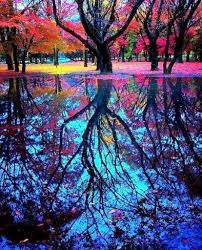
#> input picture K means Image compression/colorImage1.png, 202 x 250 px, found by its file name
$ jupyter execute --allow-errors KMeansImage.ipynb   (shell and % lines are left out)
#> lines starting #> are read from the running program, lines starting #| are printed output that depends on the picture; long printed decimals are rounded
#> further down, original_img is the input picture: shape (250, 202, 3) float32; mean R, G, B 0.308, 0.298, 0.439
### K means Image compression/utils.py
import numpy as np
import matplotlib.pyplot as plt
from PIL import Image
import requests
from io import BytesIO

def test():
    version=1.3
    print(f'utils.py version:{version}')

# [92 lines left out: functions plot_costs, download_from_gdrive, plot_kMeans_RGB, not called in this run]

def plot_rgb_3d(image, title= '3D RGB Color Distribution', sample_size=10000):
    if isinstance(image, str):  # If input is a file path, load the image
        img = Image.open(image).convert("RGB")
        pixels = np.array(img, dtype=np.float32).reshape(-1, 3)  # Convert to float
    elif isinstance(image, np.ndarray):  # If input is already a NumPy array
        pixels = image.astype(np.float32).reshape(-1, 3)*255  # Ensure float type
    else:
        raise ValueError("Input should be a file path or a NumPy array.")

    if len(pixels) > sample_size:
        pixels = pixels[np.random.choice(len(pixels), sample_size, replace=False)]

    r, g, b = pixels[:, 0], pixels[:, 1], pixels[:, 2]

    fig = plt.figure(figsize=(10, 8))
    ax = fig.add_subplot(111, projection="3d")
    ax.scatter(r, g, b, c=pixels / 255.0, marker="o", alpha=0.6, edgecolors="w", linewidth=0.2)

    ax.set_xlabel("Red Channel", fontsize=12)
    ax.set_ylabel("Green Channel", fontsize=12)
    ax.set_zlabel("Blue Channel", fontsize=12)
    ax.set_title(title, fontsize=14, fontweight="bold")

    # Adjust margins manually to ensure labels are not cut off
    plt.subplots_adjust(left=0.1, right=0.9, top=0.9, bottom=0.15)  # Adjust these values if necessary

    plt.show()


def show_centroid_colors(centroids):
    palette = np.expand_dims(centroids, axis=0)
    num = np.arange(0,len(centroids))
    plt.figure(figsize=(16, 16))
    plt.xticks(num)
    plt.yticks([])
    plt.imshow(palette)

def display_images(images, titles):
    # Check that the number of images and titles match
    if len(images) != len(titles):
        raise ValueError("The number of images and titles must be the same.")

    # Calculate the grid size (rows and columns)
    num_images = len(images)
#> num_images = 1
    cols = 3  # Number of columns in the grid
    rows = (num_images // cols) + (num_images % cols > 0)  # Calculate rows needed
#> rows = 1

    fig, axes = plt.subplots(rows, cols, figsize=(15, rows * 5))  # Increase figure size for better scaling

    # Flatten the axes array for easy iteration
    axes = axes.flatten()

    for i in range(num_images):
        axes[i].imshow(images[i])  # Display the image
        axes[i].set_title(titles[i], fontsize=12, fontweight='bold')  # Set title with nicer font
        axes[i].axis('off')  # Hide axes

    # Turn off any remaining empty axes
    for i in range(num_images, len(axes)):
        axes[i].axis('off')
#> this loop made 2 passes

    # Adjust layout to prevent overlapping titles and images
    plt.subplots_adjust(wspace=0.1, hspace=0.3)  # Decrease space between images
    plt.show()


### K means Image compression/KMeansImage.ipynb
# K-Means Image Compression

In this notebook, we demonstrate how to compress an image using the K-Means clustering algorithm. The key idea is to reduce the number of unique colors in the image, thereby decreasing storage size while preserving visual quality.

[cell 1]
import numpy as np
import matplotlib.pyplot as plt
import requests
import os
import importlib
import time
import cv2
from tqdm.notebook import tqdm
from PIL import Image

# Changing Configurations

You can modify some default values to experiment with the notebook. The configurable parameters include:

- **K** (currently set to 16): The number of clusters (colors) the image will be compressed to.
- **K2** (currently set to 3): An alternative number of clusters for compression.
- **ImageURL**: You can provide your own **Google Drive** Image URL.

[cell 2]
K = 16
K2 = 3
ImageURL = None#Replace None with: '<Your Google Drive URL>'

## Uploading Required Files

The `upload_file` function helps keep the notebook organized. We will use it later to upload `utils.py`, which contains plotting methods, and a sample image (`.png`) for experimentation.

[cell 3]
def upload_file(f_name, override=False, external_image=False):
  url = f'https://raw.githubusercontent.com/orwertheim/PublicProjects/main/K%20means%20Image%20compression/{f_name}'

  if external_image:
    if 'drive.google.com/file/d/' in f_name:
            # Extract the file ID
            file_id = f_name.split('/file/d/')[1].split('/')[0]
            print(f"Detected Google Drive file with ID: {file_id}")

            destination = 'image.png'
            if utils.download_from_gdrive(file_id, destination):
                return destination
            else:
                return None
    else:
      print('Not a Google Drive Image URL!')
      return None

  if override or not os.path.exists(f_name):
    timestamp = int(time.time())
    url = f'{url}?t={timestamp}'

  response = requests.get(url)
  if response.status_code == 200:
      with open(f_name, 'wb') as f:
        f.write(response.content)
  else:
    print(f'Error response: {response.status_code}')
  return f_name  # Return the existing filename

[cell 4]
upload_file('utils.py', override=True)
import utils

## Understanding the Image Data

As with any machine learning task, we first need to understand our data. Below is the original image we will be working with.

[cell 5]
filename = "colorImage1.png"
if ImageURL is None:
  upload_file('colorImage1.png')
else:
  filename = upload_file(ImageURL, external_image=True)

original_img = plt.imread(filename)
original_img = original_img[:, :, :3]  # Keep only the first 3 channels remove transparancy

# Limit the image resolution to reduce compute time
if(original_img.shape[0] > 250):
  # Calculate the new height (rows)
  new_height = 250
  aspect_ratio = original_img.shape[1] / original_img.shape[0]
  new_width = int(new_height * aspect_ratio)

  # Resize the image
  original_img = cv2.resize(original_img, (new_width, new_height))

utils.display_images([original_img],['Original Image'])

Let's examine the shape and contents of the image data.

[cell 6]
print(f'The image shape is: {original_img.shape}')
#| The image shape is: (250, 202, 3)
print(f'The Image is in RGB format, the content of the first five pixel is: {original_img[0,:5]}')
#| The Image is in RGB format, the content of the first five pixel is: [[0.8706 0.2549 0.2353]
#|  [0.9137  0.3098 0.3098]
#|  [0.9961 0.4078 0.4549]
#|  [0.898  0.3451 0.4196]
#|  [0.9294 0.4078 0.5137 ]]

Now, let's visualize the color distribution of the pixels in our image.

[cell 7]
utils.plot_rgb_3d(original_img, title='Original Image Color Distribution')
#> in plot_rgb_3d, `r, g, b = pixels[:, 0], pixels[:, 1], pixels[:, 2]`: r = 10000 values, max 255 at index 283, min 0 at index 5, mean 78.05; g = 10000 values, max 255 at index 65, min 0 at index 5, mean 75.59; b = 10000 values, max 255 at index 28, min 0 at index 284, mean 111.9
#> in plot_rgb_3d, `plt.show()`:
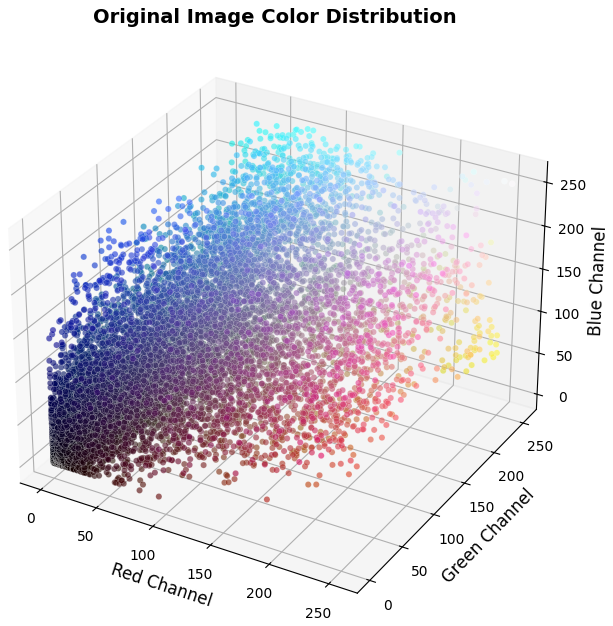
#> figure drawn by matplotlib, 1 panel

## K-Means Algorithm Overview

K-Means clustering operates as follows:

1. **Initialize**: Select $K$ random centroids, each with the same dimensionality as the data points.
2. **Assignment Step**: Assign each data point to the closest centroid based on Euclidean distance.
3. **Update Step**: Recompute each centroid as the mean of the assigned data points.
4. **Repeat**: Iterate the assignment and update steps until convergence.

K-Means is widely used for clustering both structured (tabular) and unstructured data, such as images. In this case, we apply it to image compression by grouping similar pixel colors.

Below is a function to find the closest centroid for each data point.
**Note**: Vectorizing computations significantly improves efficiency by reducing processing time.

[cell 8]
# [21 lines left out: function find_closest_centroids, not called in this run]

Recomputing centroids based on their assigned data points.

[cell 9]
# [32 lines left out: function compute_centroids, not called in this run]


$ run again, with K means Image compression/colorImage2.jpeg saved as K means Image compression/colorImage1.png
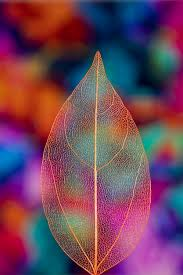
#> input picture K means Image compression/colorImage2.jpeg, 183 x 275 px, found by its file name
#> original_img is the input picture: shape (275, 183, 3) float32; mean R, G, B 0.44, 0.266, 0.357
#> `original_img = cv2.resize(original_img, (new_width, new_height))`:
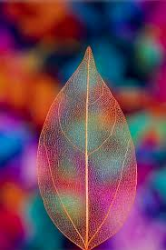
#> original_img: shape (250, 166, 3) float32; mean R, G, B 0.44, 0.266, 0.357
#> num_images = 1
#> the loop in display_images, `for i in range(num_images, len(axes)):` made 2 passes
#| The image shape is: (250, 166, 3)
#| The Image is in RGB format, the content of the first five pixel is: [[0.3673  0.2053 0.37]
#|  [0.3876 0.2047 0.3663 ]
#|  [0.4265 0.2005 0.3653 ]
#|  [0.4669 0.1978 0.3611 ]
#|  [0.5066  0.1994 0.3549]]
#> r = 10000 values, max 255 at index 773, min 0 at index 2, mean 112.1; g = 10000 values, max 198.1 at index 5446, min 0 at index 66, mean 68.32; b = 10000 values, max 211.2 at index 8604, min 0 at index 1012, mean 91.9
#> in plot_rgb_3d, `plt.show()`:
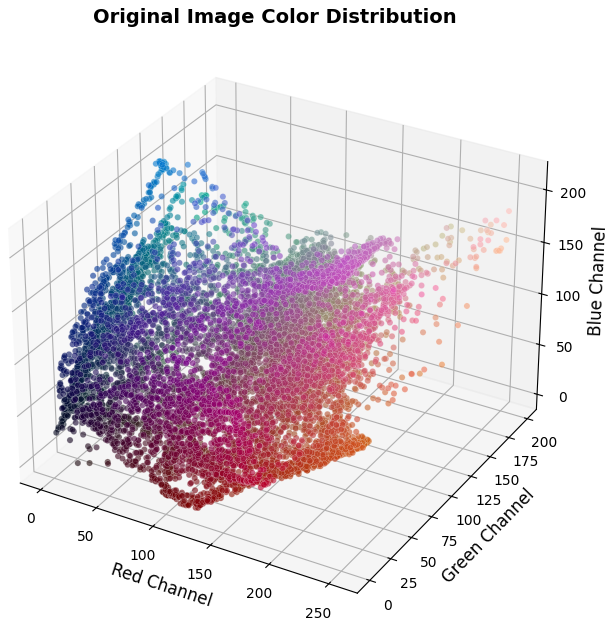
#> figure drawn by matplotlib, 1 panel

$ run again, with K means Image compression/colorImage3.jpeg saved as K means Image compression/colorImage1.png
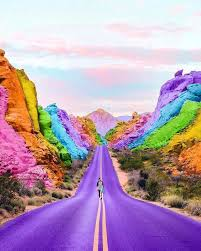
#> input picture K means Image compression/colorImage3.jpeg, 201 x 251 px, found by its file name
#> original_img is the input picture: shape (251, 201, 3) float32; mean R, G, B 0.716, 0.618, 0.702
#> `original_img = cv2.resize(original_img, (new_width, new_height))`:
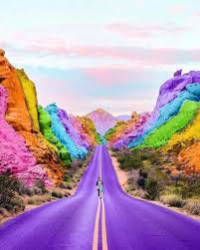
#> original_img: shape (250, 200, 3) float32; mean R, G, B 0.716, 0.618, 0.702
#> num_images = 1
#> the loop in display_images, `for i in range(num_images, len(axes)):` made 2 passes
#| The image shape is: (250, 200, 3)
#| The Image is in RGB format, the content of the first five pixel is: [[0.8824 0.9725   0.9961]
#|  [0.8824 0.9725   0.9961]
#|  [0.8824 0.9725   0.9961]
#|  [0.8824 0.9725   0.9961]
#|  [0.8824 0.9725   0.9961]]
#> r = 10000 values, max 255 at index 390, min 0.579 at index 1730, mean 182.6; g = 10000 values, max 255 at index 255, min 1.07 at index 4250, mean 157.6; b = 10000 values, max 255 at index 0, min 0 at index 106, mean 179.8
#> in plot_rgb_3d, `plt.show()`:
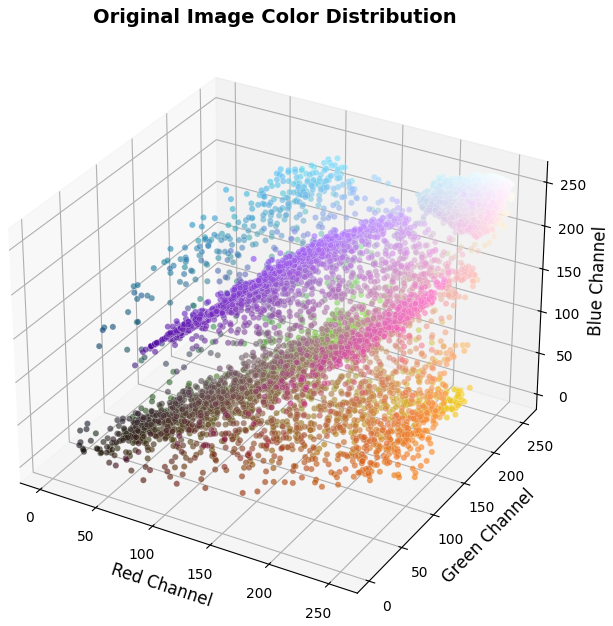
#> figure drawn by matplotlib, 1 panel
